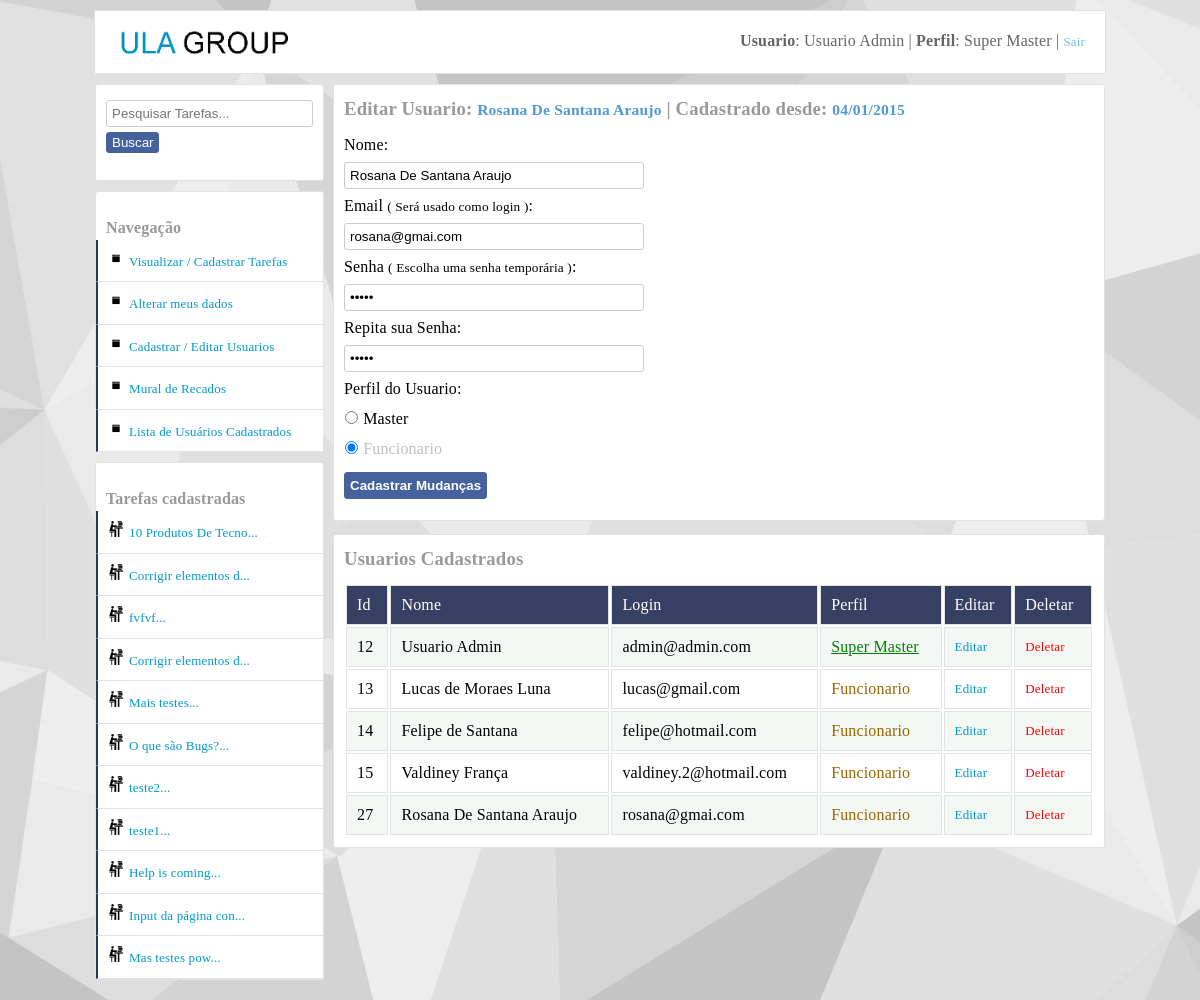
/cadastrar_usuarios.php?editar&id=27 (signed in), run on the app's committed database.
### tables this page shows
CREATE TABLE IF NOT EXISTS `usuarios` (
  `id` int(11) NOT NULL AUTO_INCREMENT,
  `nome` varchar(40) NOT NULL,
  `login` varchar(40) NOT NULL,
  `senha` varchar(10) NOT NULL,
  `dataCadastro` varchar(10) NOT NULL,
  `perfil` int(11) NOT NULL,
  `perfil_master_master` int(11) DEFAULT NULL,
  PRIMARY KEY (`id`)
);

CREATE TABLE IF NOT EXISTS `tarefas` (
  `id` int(11) NOT NULL AUTO_INCREMENT,
  `titulo` varchar(50) NOT NULL,
  `texto` text NOT NULL,
  `vinculoUsuario` int(11) NOT NULL,
  `dataCadastro` varchar(10) NOT NULL,
  `situacao` int(11) DEFAULT NULL,
  `dataAcao` varchar(10) DEFAULT NULL,
  `criadorDaTarefa` int(11) NOT NULL,
  PRIMARY KEY (`id`),
  KEY `fk_criador_da_tarefa` (`criadorDaTarefa`),
  KEY `fk_quem_vai_fazer_a_tarefa` (`vinculoUsuario`)
);

### Container.class.php (called while the page is built, shortened)
<?php
class Container
{
	public static function getUsuario()
	{
		$usuario = new UsuarioModel(self::getConexao());
		return $usuario;
	}
	public static function getConexao()
	{
		$servidor = "false";
		if ($servidor == "true")
		{
			$conexao = new Conexao("mysql.hostinger.com.br","u592982482_ney","u592982482_ney","32402709ney");
		}
		else
		{
			$conexao = new Conexao("localhost","tarefas","root","");
		}
	    return $conexao;
	}
}

### db/Conexao.class.php (called while the page is built, shortened)
<?php
class Conexao implements ConexaoInterface
{
	private $host;
	private $db;
	private $user;
	private $password;
	public function __construct($host, $db, $user, $password)
	{
		$this->host = $host;
		$this->db = $db;
		$this->user = $user;
		$this->password = $password;
	}
	public function connect()
	{
		return new \PDO("mysql:host={$this->host};dbname={$this->db}",$this->user,$this->password);
	}
}

### models/UsuarioModel.class.php (called while the page is built, shortened)
<?php
class UsuarioModel
{
	private $tableName = "usuarios";
	private $db;
	public function __construct(ConexaoInterface $conexao)
	{
		$this->db = $conexao->connect();
	}
	public function listar()
	{
		$query = $this->db->prepare("select * from {$this->tableName}");
		$query->execute();
		return $query->fetchAll(PDO::FETCH_OBJ);
	}
	public function listarWhere($campo, $valor)
	{
		if ($campo == "id")
		{
			$valor = (int) $valor;
		}
		$query = $this->db->prepare("select * from {$this->tableName} where {$campo} = ?");
		$query->execute(array($valor));
		return $query->fetchAll(PDO::FETCH_OBJ);
	}
	public function colecaoUsuarioTarefas()
	{
		$query = $this->db->prepare("select usuarios.id as idUsuario, tarefas.id as idTarefas,
        nome, login, perfil, usuarios.dataCadastro as usuarioDataDoCadastro,
        titulo, texto, tarefas.dataCadastro as tarefasDataDoCadastro,
        situacao, dataAcao, criadorDaTarefa, vinculoUsuario
        from usuarios join tarefas on tarefas.criadorDaTarefa =
        usuarios.id order by tarefas.id desc");
        $query->execute();
		return $query->fetchAll(PDO::FETCH_OBJ);
	}
}

### utilidades/functions.php (called while the page is built, shortened)
<?php
function DelimitarPorTamnho($entrada,$tamanho,$acabamento)
{
	$saida = str_split($entrada,$tamanho);
    return $saida[0].$acabamento;
}

### cadastrar_usuarios.php (the view, shortened to what this page needs)
<?php
require_once("layout_parts/header.php");
require_once("layout_parts/banner.php");
require_once("utilidades/functions.php");
if (isset($_GET["editar"]))
{
    $id = (int) $_GET["id"];
    foreach($usuario->listarWhere("id",$id) as $listar)
    {
        $_id = $listar->id;
        $_nome = $listar->nome;
        $_login = $listar->login;
        $_senha = $listar->senha;
        $_dataCadastro = $listar->dataCadastro;
        $_perfil = $listar->perfil;
    }
    $master = "unchecked";
    $funcionario = "unchecked";
    if ($_perfil == "1")
    {
        $master = "checked";
    }
    elseif ($_perfil == "2")
    {
        $funcionario = "checked";
    }
}
?>
	<article class="main">
	<section class="right">
		<section class="areas">
        <?php
        if (isset($_GET["editar"]))
        {
            $id = (int) $_GET["id"];
            foreach($usuario->listarWhere("id", $id) as $listar)
            {
                $retornaPerfilMasterMaster = $listar->perfil_master_master;
                $retornaPerfilMaster = $listar->perfil;
                $retornaIdUsuario = $listar->id;
            }
            if ($retornaPerfilMasterMaster == "1" and $_SESSION["perfil_master_master"] != "1")
            {
                setcookie("msgErro","Você não tem permissão para Editar um Usuario com Perfil ( Super Master )");
                header("Location:cadastrar_usuarios.php");
            }
            elseif ($retornaPerfilMaster == "1" and $_SESSION["perfil"] == "1" and $_SESSION["idUsuario"] != $retornaIdUsuario and $_SESSION["perfil_master_master"] != "1") {
                setcookie("msgErro","Um Usuário portador do perfil Master não pode editar um outro usuário com o mesmo perfil.");
                header("Location:cadastrar_usuarios.php");
            }
            else
            {
                require_once("editar_usuarios.php");
            }
        }  ?>
        </section>
        <section class="areas">
        	<h3>Usuarios Cadastrados</h3>
        	<table>
            <thead>
        		<tr class="tr-top">
        			<td>Id</td>
        			<td>Nome</td>
        			<td>Login</td>
        			<td>Perfil</td>
        			<td>Editar</td>
        			<td>Deletar</td>
        		</tr>
            </thead>
            <?php foreach($usuario->listar() as $listar):
             $tipoPerfil = "";
             if ($listar->perfil == "1" and $listar->perfil_master_master != "1")
             {
                $classPerfil = "master";
             	$tipoPerfil = "Master";
             }
             elseif ($listar->perfil == "1" and $listar->perfil_master_master == "1")
             {
                $classPerfil = "master";
                $tipoPerfil = "Super Master";
             }
             else
             {
                $classPerfil = "funcionario";
             	$tipoPerfil = "Funcionario";
             }
            ?>
                <tr>
                	<td><?php echo $listar->id; ?></td>
                	<td><?php echo $listar->nome; ?></td>
                	<td><?php echo $listar->login; ?></td>
                	<td class="<?php echo $classPerfil ?>"><?php echo $tipoPerfil; ?></td>
                    <td><a href="?editar&id=<?php echo $listar->id;?>" class="editar" title="Editar o Usuario <?php echo $listar->nome; ?>">Editar</a></td>
                    <td><a href="usuario_controller.php?deletar&id=<?php echo $listar->id;?>" class="deletar" title="Deletar o Usuario <?php echo $listar->nome; ?>">Deletar</a></td>                </tr>
        	<?php endforeach; ?>
        	</table>
        </section>
	</section>
	    <?php
	      require_once("layout_parts/area_left.php");
	    ?>
	</article>
</body>
</html>

### editar_usuarios.php
<h3>Editar Usuario: <small class="small_aux"><?php echo $_nome; ?></small> | Cadastrado desde: <small class="small_aux"><?php echo $_dataCadastro; ?></small></h3>
<form method="post" action="usuario_controller.php?editar&id=<?php echo $_id;?>" class="form-login form-normal">
	<label for="nome">Nome:</label> <br>
	<input type="text" name="nome" id="nome" placeholder="Digite o nome..." value="<?php echo $_nome; ?>"> <br>
	<label for="email">Email <small>( Será usado como login )</small>:</label> <br>
	<input type="text" name="login" id="email" placeholder="Digite o email do Usuario." value="<?php echo $_login; ?>"> <br>
	<label for="senha">Senha <small>( Escolha uma senha temporária )</small>:</label> <br>
	<input type="password" name="senha" id="senha" placeholder="Escolha uma senha" value="<?php echo $_senha; ?>"> <br>
    <label for="repita_senha">Repita sua Senha:</label> <br>
    <input type="password" name="repitaSenha" id="repita_senha" placeholder="Escolha uma senha" value="<?php echo $_senha; ?>"> <br>
    <label for="perfil">Perfil do Usuario:</label> <br>
    <input type="radio" name="perfil" value="1" id="perfil" class="perfil" <?php echo isset($master) ? $master:""; ?>> <label for="master">Master</label> <br>
    <?php if ($_SESSION["idUsuario"] != $_GET["id"]):   ?>
    <input type="radio" name="perfil" value="2" id="perfil" class="perfil" <?php echo isset($funcionario) ? $funcionario:""; ?>> <label for="funcionario">Funcionario</label> <br>
    <?php endif; ?>
    <button type="submit" class="button-postar" id="entrar">Cadastrar Mudanças</button>
</form>

### layout_parts/area_left.php (shortened to what this page needs)
<div id="main-area-left">
<section class="left">
<div class="div_oculta_left">
<form method="get" action="dashboard.php">
	<input type="search" name="input_pesquisa" id="input_pesquisa" placeholder="Pesquisar Tarefas...">
	<button type="submit" class="button-postar">Buscar</button>
</form>
</div>
</section>
<section class="left">
<br>
<b>Navegação</b>
<ul id="menu-left" class="cadastrar-usuario">
	<li><a href="dashboard.php">Visualizar / Cadastrar Tarefas</a></li>
	<li><a href="alterar_meus_dados.php?alterarMeusDados">Alterar meus dados</a></li>
	<?php if ($_SESSION["perfil"] == "1"): ?>
	<li><a href="cadastrar_usuarios.php">Cadastrar / Editar Usuarios</a></li>
	<?php endif; ?>
	<li><a href="pagina_de_recados.php">Mural de Recados</a></li>
</ul>
</section>
<ul id="menu-left" class="cadastrar-usuario">
<li><a href="#" class="show_menu_usuarios_cadastrados">Lista de Usuários Cadastrados</a></li>
</ul>
<section class="left">
<br>
<b>Tarefas cadastradas</b>
<ul id="menu-left" class="cadastrar-usuario">
	<?php foreach($usuario->colecaoUsuarioTarefas() as $listar):?>
	  <li><a class="link-arquivos" href="visualizar_tarefa_completa.php?textoCompleto&id=<?php echo $listar->idTarefas; ?>" title="<?php echo $listar->titulo . ": (" . $listar->tarefasDataDoCadastro ." )"; ?>"><?php echo DelimitarPorTamnho($listar->titulo, 20, "..."); ?></a></li>
    <?php endforeach; ?>
</ul>
</section>
</div>

### css/style.css (style rules this page uses)
body { background:#e9eaed; font-family:Tahoma!important; margin:0; margin-bottom:20px; margin-top:10px; font-family: "freight-text-pro",Georgia,Cambria,"Times New Roman",Times,serif; letter-spacing: 0.01rem; font-weight: 400; font-style: normal; line-height: 1.5; background-image:url("css_img/fundo.jpg")!important; background-attachment: fixed; }
.main { width:1010px; height:auto; min-height:300px; padding:0; margin:auto; }
.areas { width:750px; height:auto; min-height:200px; background:#ffffff; margin:auto; border-radius:3px; border:1px solid #e1e2e3; margin-top:0px; padding:10px; }
.areas h1,h2,h3,h4 { margin:0; margin-bottom:10px; color:#999999; }
.button-postar { padding:5px; background:#46629e; border:1px solid #476199; border-radius:3px; color:white; margin:11px 0px; cursor:pointer; font-weight:bold; }
.right { float:right; }
#main-area-left { width:229px; }
.left { width:227px; background:white; height:auto; margin-top:10px; border:1px solid #e1e2e3; border-radius:3px; }
.left b { margin-left:10px; margin-top:10px!important; color:#999999; }
input { width:300px; padding:5px; border-radius:3px; border:1px solid #cccccc; outline:none; margin-top:5px; margin-bottom:5px; }
button { margin-top:8px; }
.form-login { border:1px solid #e1e2e3; padding:10px; border-radius:3px; margin:10px 10px 10px; }
.form-normal { border:0; margin:0; padding:0; }
input[type="radio"]:checked + label { color:silver; }
input[type="radio"] { padding:0; margin-top:10px!important; width:15px; margin:0; }
a { color:#0099cc; font-size:13px; text-decoration:none; }
ul { margin:0; padding:0; list-style:none; }
#menu-left a { display:block; padding:10px; background:white; border-bottom:1px solid #e1e2e3; border-left:2px solid #2c375d; }
.cadastrar-usuario a::before { content: url(css_img/icone_cadastrar_usuario.png); margin-right:5px; }
.link-arquivos::before { content: url(css_img/icone_arquivos.png)!important; margin-right:5px; }
table { width:100%; }
table tr td { border:1px solid #e1e2e3; padding:10px; }
table tbody tr:nth-child(2n+1) { background:#f4f8f5; }
.tr-top { background:#364062; color:white; }
.deletar { color:#ff0000; }
.small_aux { color:#4f99d5; }
.master { color:green; text-decoration:underline; }
.funcionario { color:#996600; }
.show_menu_usuarios_cadastrados { display:block; padding-top:10px; padding-bottom:10px; background:white; width:205px; border-left:2px solid #009900; margin-left:1px; margin-top:-1px; }
.div_oculta_left { padding:10px; padding-bottom:0; }
.div_oculta_left input { width:207px; }
.div_oculta_left button { margin-top:0px; padding-top:2px; padding-bottom:2px; font-weight:normal; }

### css/SimpleAnimationCSS.css (style rules this page uses)
.comes-here { -webkit-animation:comes-here 1.5s 1; -moz-animation:comes-here 1.5s 1; -o-animation:comes-here 1.5s 1; -ms-animation:comes-here 1.5s 1; }

### data on the page
usuarios: nome "Rosana De Santana Araujo", dataCadastro "04/01/2015", login "rosana@gmai.com", id "27", perfil "Funcionario"
usuarios: id "12", nome "Usuario Admin", login "admin@admin.com", tipoPerfil "Super Master"
usuarios: id "13", nome "Lucas de Moraes Luna", login "lucas@gmail.com", perfil "Funcionario"
usuarios: id "14", nome "Felipe de Santana", login "felipe@hotmail.com", perfil "Funcionario"
usuarios: id "15", nome "Valdiney França", login "valdiney.2@hotmail.com", perfil "Funcionario"
tarefas: titulo "10 Produtos De Tecno..."
tarefas: titulo "Corrigir elementos d..."
tarefas: titulo "fvfvf..."
tarefas: titulo "Corrigir elementos d..."
tarefas: titulo "Mais testes..."
tarefas: titulo "O que são Bugs?..."
tarefas: titulo "teste2..."
tarefas: titulo "teste1..."
tarefas: titulo "Help is coming..."
tarefas: titulo "Input da página con..."
tarefas: titulo "Mas testes pow..."

### other printed values
$_SESSION["nome"] "Usuario Admin"
$tipoPerfil "Super Master"
